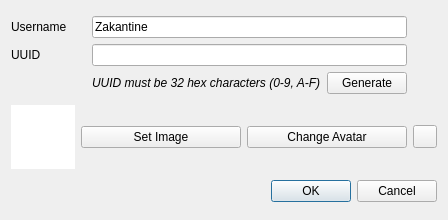
<?xml version="1.0" encoding="UTF-8"?>
<ui version="4.0">
 <class>NewUserDialog</class>
 <widget class="QDialog" name="NewUserDialog">
  <property name="geometry">
   <rect>
    <x>0</x>
    <y>0</y>
    <width>448</width>
    <height>220</height>
   </rect>
  </property>
  <property name="windowTitle">
   <string>New User</string>
  </property>
  <layout class="QGridLayout" name="gridLayout_2">
   <item row="2" column="1" colspan="3">
    <widget class="QDialogButtonBox" name="buttonBox">
     <property name="orientation">
      <enum>Qt::Orientation::Horizontal</enum>
     </property>
     <property name="standardButtons">
      <set>QDialogButtonBox::StandardButton::Cancel|QDialogButtonBox::StandardButton::Ok</set>
     </property>
    </widget>
   </item>
   <item row="1" column="2">
    <widget class="QPushButton" name="setAvatar">
     <property name="text">
      <string>Change Avatar</string>
     </property>
    </widget>
   </item>
   <item row="1" column="1">
    <widget class="QPushButton" name="selectImage">
     <property name="text">
      <string>Set Image</string>
     </property>
    </widget>
   </item>
   <item row="1" column="3">
    <widget class="QToolButton" name="revert">
     <property name="text">
      <string/>
     </property>
    </widget>
   </item>
   <item row="0" column="0" colspan="4">
    <layout class="QGridLayout" name="gridLayout">
     <item row="1" column="0">
      <widget class="QLabel" name="label">
       <property name="text">
        <string>UUID</string>
       </property>
      </widget>
     </item>
     <item row="0" column="1" colspan="2">
      <widget class="QLineEdit" name="username">
       <property name="text">
        <string>Zakantine</string>
       </property>
      </widget>
     </item>
     <item row="1" column="1" colspan="2">
      <widget class="QLineEdit" name="uuid"/>
     </item>
     <item row="0" column="0">
      <widget class="QLabel" name="label_2">
       <property name="text">
        <string>Username</string>
       </property>
      </widget>
     </item>
     <item row="2" column="1">
      <widget class="QLabel" name="label_3">
       <property name="font">
        <font>
         <italic>true</italic>
        </font>
       </property>
       <property name="text">
        <string>UUID must be 32 hex characters (0-9, A-F)</string>
       </property>
      </widget>
     </item>
     <item row="2" column="2">
      <widget class="QPushButton" name="generate">
       <property name="text">
        <string>Generate</string>
       </property>
      </widget>
     </item>
     <item row="1" column="3">
      <widget class="QLabel" name="uuidVerified">
       <property name="sizePolicy">
        <sizepolicy hsizetype="Fixed" vsizetype="Preferred">
         <horstretch>0</horstretch>
         <verstretch>0</verstretch>
        </sizepolicy>
       </property>
       <property name="minimumSize">
        <size>
         <width>24</width>
         <height>0</height>
        </size>
       </property>
      </widget>
     </item>
     <item row="0" column="3">
      <widget class="QLabel" name="usernameVerified">
       <property name="text">
        <string/>
       </property>
      </widget>
     </item>
    </layout>
   </item>
   <item row="1" column="0">
    <widget class="QGraphicsView" name="image">
     <property name="sizePolicy">
      <sizepolicy hsizetype="Expanding" vsizetype="Expanding">
       <horstretch>0</horstretch>
       <verstretch>0</verstretch>
      </sizepolicy>
     </property>
     <property name="minimumSize">
      <size>
       <width>64</width>
       <height>64</height>
      </size>
     </property>
     <property name="maximumSize">
      <size>
       <width>64</width>
       <height>64</height>
      </size>
     </property>
     <property name="frameShape">
      <enum>QFrame::Shape::NoFrame</enum>
     </property>
     <property name="frameShadow">
      <enum>QFrame::Shadow::Plain</enum>
     </property>
     <property name="verticalScrollBarPolicy">
      <enum>Qt::ScrollBarPolicy::ScrollBarAlwaysOff</enum>
     </property>
     <property name="horizontalScrollBarPolicy">
      <enum>Qt::ScrollBarPolicy::ScrollBarAlwaysOff</enum>
     </property>
     <property name="interactive">
      <bool>false</bool>
     </property>
    </widget>
   </item>
  </layout>
 </widget>
 <resources/>
 <connections>
  <connection>
   <sender>buttonBox</sender>
   <signal>accepted()</signal>
   <receiver>NewUserDialog</receiver>
   <slot>accept()</slot>
   <hints>
    <hint type="sourcelabel">
     <x>248</x>
     <y>254</y>
    </hint>
    <hint type="destinationlabel">
     <x>157</x>
     <y>274</y>
    </hint>
   </hints>
  </connection>
  <connection>
   <sender>buttonBox</sender>
   <signal>rejected()</signal>
   <receiver>NewUserDialog</receiver>
   <slot>reject()</slot>
   <hints>
    <hint type="sourcelabel">
     <x>316</x>
     <y>260</y>
    </hint>
    <hint type="destinationlabel">
     <x>286</x>
     <y>274</y>
    </hint>
   </hints>
  </connection>
 </connections>
</ui>
